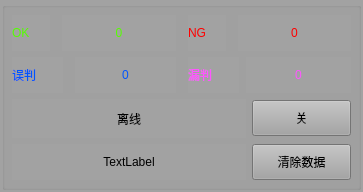
<?xml version="1.0" encoding="UTF-8"?>
<ui version="4.0">
 <class>ClientForm</class>
 <widget class="QWidget" name="ClientForm">
  <property name="geometry">
   <rect>
    <x>0</x>
    <y>0</y>
    <width>363</width>
    <height>192</height>
   </rect>
  </property>
  <property name="windowTitle">
   <string>Form</string>
  </property>
  <property name="styleSheet">
   <string notr="true">background-color: rgb(162, 162, 162);
font: 75 13pt &quot;Arial&quot;;</string>
  </property>
  <layout class="QGridLayout" name="gridLayout_2">
   <property name="leftMargin">
    <number>2</number>
   </property>
   <property name="topMargin">
    <number>2</number>
   </property>
   <property name="rightMargin">
    <number>2</number>
   </property>
   <property name="bottomMargin">
    <number>2</number>
   </property>
   <property name="spacing">
    <number>5</number>
   </property>
   <item row="0" column="0">
    <widget class="QGroupBox" name="groupBox_client">
     <property name="title">
      <string/>
     </property>
     <layout class="QGridLayout" name="gridLayout">
      <property name="leftMargin">
       <number>7</number>
      </property>
      <property name="topMargin">
       <number>7</number>
      </property>
      <property name="rightMargin">
       <number>7</number>
      </property>
      <property name="bottomMargin">
       <number>7</number>
      </property>
      <item row="3" column="0">
       <layout class="QHBoxLayout" name="horizontalLayout_7">
        <item>
         <widget class="QLabel" name="label_info">
          <property name="minimumSize">
           <size>
            <width>0</width>
            <height>36</height>
           </size>
          </property>
          <property name="text">
           <string>TextLabel</string>
          </property>
          <property name="alignment">
           <set>Qt::AlignCenter</set>
          </property>
         </widget>
        </item>
        <item>
         <widget class="QPushButton" name="btnClear">
          <property name="minimumSize">
           <size>
            <width>45</width>
            <height>36</height>
           </size>
          </property>
          <property name="maximumSize">
           <size>
            <width>99</width>
            <height>16777215</height>
           </size>
          </property>
          <property name="text">
           <string>清除数据</string>
          </property>
         </widget>
        </item>
       </layout>
      </item>
      <item row="0" column="0">
       <layout class="QHBoxLayout" name="horizontalLayout_5">
        <property name="spacing">
         <number>12</number>
        </property>
        <item>
         <layout class="QHBoxLayout" name="horizontalLayout" stretch="1,4">
          <item>
           <widget class="QLabel" name="label_2">
            <property name="minimumSize">
             <size>
              <width>38</width>
              <height>0</height>
             </size>
            </property>
            <property name="styleSheet">
             <string notr="true">color: rgb(85, 255, 0);
font: 75 16pt &quot;Arial&quot;;</string>
            </property>
            <property name="text">
             <string>OK</string>
            </property>
           </widget>
          </item>
          <item>
           <widget class="QLabel" name="label_ok">
            <property name="styleSheet">
             <string notr="true">color: rgb(85, 255, 0);
font: 75 16pt &quot;Arial&quot;;</string>
            </property>
            <property name="text">
             <string>0</string>
            </property>
            <property name="alignment">
             <set>Qt::AlignCenter</set>
            </property>
           </widget>
          </item>
         </layout>
        </item>
        <item>
         <layout class="QHBoxLayout" name="horizontalLayout_2" stretch="1,4">
          <item>
           <widget class="QLabel" name="label_3">
            <property name="minimumSize">
             <size>
              <width>38</width>
              <height>0</height>
             </size>
            </property>
            <property name="styleSheet">
             <string notr="true">color: rgb(255, 0, 0);
font: 75 16pt &quot;Arial&quot;;</string>
            </property>
            <property name="text">
             <string>NG</string>
            </property>
           </widget>
          </item>
          <item>
           <widget class="QLabel" name="label_ng">
            <property name="styleSheet">
             <string notr="true">color: rgb(255, 0, 0);
font: 75 16pt &quot;Arial&quot;;</string>
            </property>
            <property name="text">
             <string>0</string>
            </property>
            <property name="alignment">
             <set>Qt::AlignCenter</set>
            </property>
           </widget>
          </item>
         </layout>
        </item>
       </layout>
      </item>
      <item row="1" column="0">
       <layout class="QHBoxLayout" name="horizontalLayout_6">
        <property name="spacing">
         <number>12</number>
        </property>
        <item>
         <layout class="QHBoxLayout" name="horizontalLayout_3" stretch="1,4">
          <item>
           <widget class="QLabel" name="label_4">
            <property name="minimumSize">
             <size>
              <width>51</width>
              <height>0</height>
             </size>
            </property>
            <property name="styleSheet">
             <string notr="true">color: rgb(0, 85, 255);
font: 75 16pt &quot;Arial&quot;;</string>
            </property>
            <property name="text">
             <string>误判</string>
            </property>
           </widget>
          </item>
          <item>
           <widget class="QLabel" name="label_error">
            <property name="styleSheet">
             <string notr="true">color: rgb(0, 85, 255);
font: 75 14pt &quot;Arial&quot;;</string>
            </property>
            <property name="text">
             <string>0</string>
            </property>
            <property name="alignment">
             <set>Qt::AlignCenter</set>
            </property>
           </widget>
          </item>
         </layout>
        </item>
        <item>
         <layout class="QHBoxLayout" name="horizontalLayout_4" stretch="1,4">
          <property name="spacing">
           <number>7</number>
          </property>
          <item>
           <widget class="QLabel" name="label_5">
            <property name="minimumSize">
             <size>
              <width>51</width>
              <height>0</height>
             </size>
            </property>
            <property name="styleSheet">
             <string notr="true">color: rgb(255, 85, 255);
font: 75 16pt &quot;Arial&quot;;</string>
            </property>
            <property name="text">
             <string>漏判</string>
            </property>
           </widget>
          </item>
          <item>
           <widget class="QLabel" name="label_miss">
            <property name="styleSheet">
             <string notr="true">color: rgb(255, 85, 255);
font: 75 16pt &quot;Arial&quot;;</string>
            </property>
            <property name="text">
             <string>0</string>
            </property>
            <property name="alignment">
             <set>Qt::AlignCenter</set>
            </property>
           </widget>
          </item>
         </layout>
        </item>
       </layout>
      </item>
      <item row="2" column="0">
       <layout class="QHBoxLayout" name="horizontalLayout_8">
        <item>
         <widget class="QLabel" name="label_status">
          <property name="minimumSize">
           <size>
            <width>99</width>
            <height>39</height>
           </size>
          </property>
          <property name="text">
           <string>离线</string>
          </property>
          <property name="alignment">
           <set>Qt::AlignCenter</set>
          </property>
         </widget>
        </item>
        <item>
         <widget class="QPushButton" name="btnSwitch">
          <property name="minimumSize">
           <size>
            <width>45</width>
            <height>36</height>
           </size>
          </property>
          <property name="maximumSize">
           <size>
            <width>99</width>
            <height>16777215</height>
           </size>
          </property>
          <property name="text">
           <string>关</string>
          </property>
         </widget>
        </item>
       </layout>
      </item>
     </layout>
    </widget>
   </item>
  </layout>
 </widget>
 <resources/>
 <connections/>
</ui>
